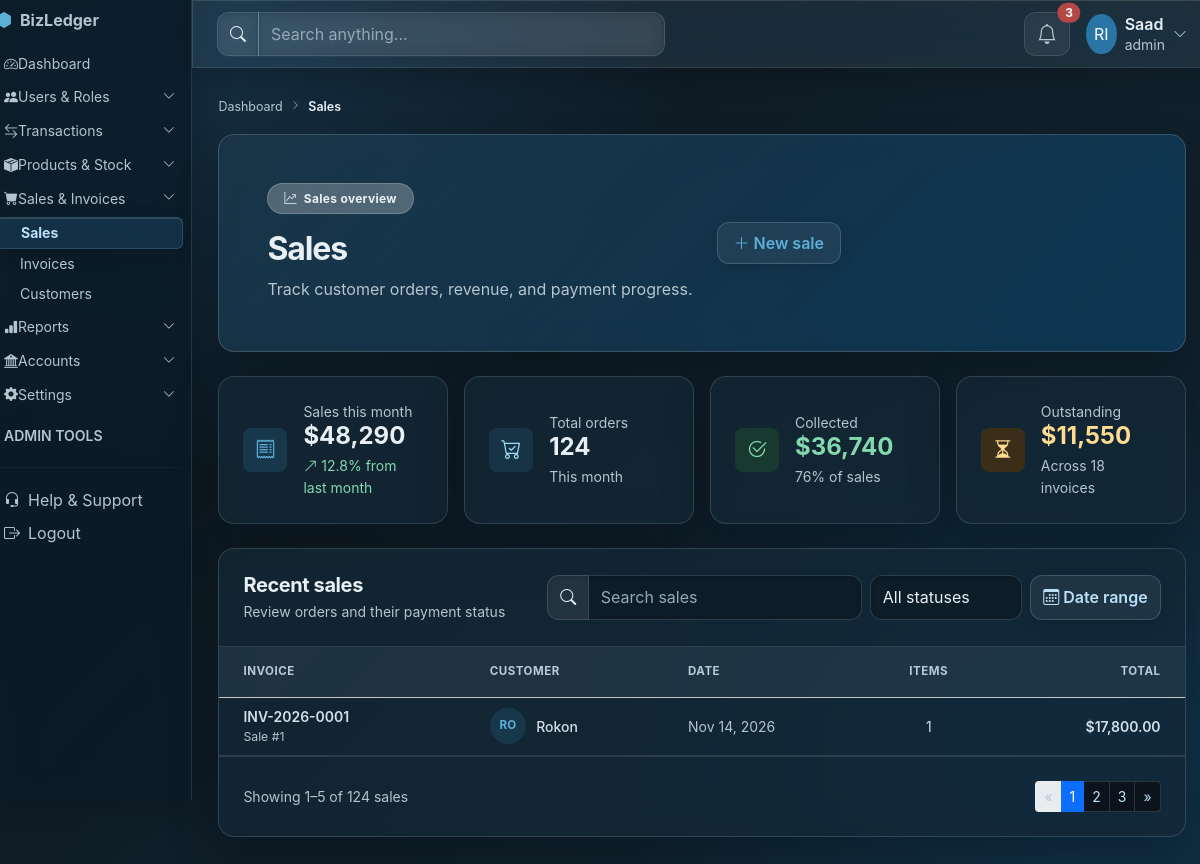
/admin/sales.php (signed in), run on the app's committed database.
### tables this page shows
CREATE TABLE `sales` (
  `sale_id` int UNSIGNED NOT NULL,
  `company_id` int UNSIGNED NOT NULL,
  `customer_id` int UNSIGNED NOT NULL,
  `invoice_number` varchar(50) NOT NULL,
  `sale_date` date NOT NULL,
  `subtotal` decimal(15,2) NOT NULL DEFAULT '0.00',
  `discount` decimal(15,2) NOT NULL DEFAULT '0.00',
  `tax_amount` decimal(15,2) NOT NULL DEFAULT '0.00',
  `total_amount` decimal(15,2) NOT NULL DEFAULT '0.00',
  `status` enum('DRAFT','POSTED','PARTIAL','PAID','CANCELLED') NOT NULL DEFAULT 'DRAFT',
  `journal_id` int UNSIGNED DEFAULT NULL,
  `created_at` timestamp NOT NULL DEFAULT CURRENT_TIMESTAMP
);

CREATE TABLE `customers` (
  `customer_id` int UNSIGNED NOT NULL,
  `company_id` int UNSIGNED NOT NULL,
  `customer_name` varchar(150) NOT NULL,
  `phone` varchar(30) DEFAULT NULL,
  `email` varchar(150) DEFAULT NULL,
  `address` text,
  `status` tinyint NOT NULL DEFAULT '1',
  `created_at` timestamp NOT NULL DEFAULT CURRENT_TIMESTAMP,
  `updated_at` timestamp NOT NULL DEFAULT CURRENT_TIMESTAMP ON UPDATE CURRENT_TIMESTAMP
);

### admin/sales.php (the view, shortened to what this page needs)
<?php
include_once 'assets/db/bdconfig.php';
$company_id = (int) ($_SESSION['company_id'] ?? 1);
$sales = $conn -> query("SELECT s.*, c.customer_name, (SELECT COUNT(*) FROM sales_items si WHERE si.sale_id = s.sale_id) AS items
FROM sales s LEFT JOIN customers c ON c.customer_id = s.customer_id
WHERE s.company_id = '$company_id' ORDER BY s.sale_date DESC, s.sale_id DESC");
?>
<!DOCTYPE html>
<html lang="en">
<head>
    <link href="https://cdn.jsdelivr.net/npm/bootstrap@5.3.3/dist/css/bootstrap.min.css" rel="stylesheet">
    <link href="https://cdn.jsdelivr.net/npm/bootstrap-icons@1.11.3/font/bootstrap-icons.css" rel="stylesheet">
    <link href="assets/css/dashboard-shared.css" rel="stylesheet">
    <link href="assets/css/inventory.css" rel="stylesheet">
    <link href="assets/css/sales-invoices.css" rel="stylesheet">
    <link href="assets/css/glassmorphism.css" rel="stylesheet">
</head>
<body class="bg-body-tertiary dashboard-page inventory-page commerce-page">
    <div class="container-fluid px-0">
        <div class="row min-vh-100">
            <div class="col-lg-3 col-xl-2 p-0 bg-dark">
                <?php include 'include/adminsidebar.php'; ?>
            </div>
            <main class="col-12 col-lg-9 col-xl-10 p-0">
                <?php include 'include/adminheadbar.php'; ?>
                <div class="p-3 p-md-4 p-xl-5">
                    <nav class="inventory-breadcrumb mb-3" aria-label="Breadcrumb">
                        <a href="dashboard_admin.php" class="text-decoration-none">Dashboard</a>
                        <i class="bi bi-chevron-right mx-2" aria-hidden="true"></i>
                        <span aria-current="page">Sales</span>
                    </nav>
                    <section class="inventory-hero commerce-hero sales-hero rounded-4 shadow-sm text-white p-4 p-lg-5 mb-4">
                        <div class="d-flex flex-column flex-md-row justify-content-between align-items-md-center gap-4">
                            <div>
                                <span class="badge rounded-pill bg-white bg-opacity-25 text-white px-3 py-2 mb-3"><i class="bi bi-graph-up-arrow me-1" aria-hidden="true"></i> Sales overview</span>
                                <h1 class="h2 fw-bold mb-2">Sales</h1>
                                <p class="mb-0 text-white-50">Track customer orders, revenue, and payment progress.</p>
                            </div>
                            <button class="btn btn-light text-primary fw-semibold px-3 py-2 text-nowrap" type="button" data-bs-toggle="modal" data-bs-target="#newSaleModal">
                                <i class="bi bi-plus-lg me-1" aria-hidden="true"></i>New sale
                            </button>
                        </div>
                    </section>
                    <section class="row g-3 mb-4" aria-label="Sales summary">
                        <div class="col-12 col-sm-6 col-xl-3">
                            <article class="card inventory-stat rounded-4 h-100"><div class="card-body d-flex align-items-center gap-3 p-4"><span class="inventory-stat-icon rounded-3 bg-primary-subtle text-primary"><i class="bi bi-receipt" aria-hidden="true"></i></span><div><div class="small text-secondary">Sales this month</div><div class="h4 fw-bold mb-0">$48,290</div><div class="small text-success mt-1"><i class="bi bi-arrow-up-right" aria-hidden="true"></i> 12.8% from last month</div></div></div></article>
                        </div>
                        <div class="col-12 col-sm-6 col-xl-3">
                            <article class="card inventory-stat rounded-4 h-100"><div class="card-body d-flex align-items-center gap-3 p-4"><span class="inventory-stat-icon rounded-3 bg-info-subtle text-info-emphasis"><i class="bi bi-cart-check" aria-hidden="true"></i></span><div><div class="small text-secondary">Total orders</div><div class="h4 fw-bold mb-0">124</div><div class="small text-secondary mt-1">This month</div></div></div></article>
                        </div>
                        <div class="col-12 col-sm-6 col-xl-3">
                            <article class="card inventory-stat rounded-4 h-100"><div class="card-body d-flex align-items-center gap-3 p-4"><span class="inventory-stat-icon rounded-3 bg-success-subtle text-success"><i class="bi bi-check2-circle" aria-hidden="true"></i></span><div><div class="small text-secondary">Collected</div><div class="h4 fw-bold text-success mb-0">$36,740</div><div class="small text-secondary mt-1">76% of sales</div></div></div></article>
                        </div>
                        <div class="col-12 col-sm-6 col-xl-3">
                            <article class="card inventory-stat rounded-4 h-100"><div class="card-body d-flex align-items-center gap-3 p-4"><span class="inventory-stat-icon rounded-3 bg-warning-subtle text-warning-emphasis"><i class="bi bi-hourglass-split" aria-hidden="true"></i></span><div><div class="small text-secondary">Outstanding</div><div class="h4 fw-bold text-warning-emphasis mb-0">$11,550</div><div class="small text-secondary mt-1">Across 18 invoices</div></div></div></article>
                        </div>
                    </section>
                    <section class="card inventory-panel rounded-4 overflow-hidden" aria-labelledby="sales-list-title">
                        <div class="d-flex flex-column flex-xl-row justify-content-between align-items-xl-center gap-3 p-3 p-md-4 border-bottom">
                            <div><h2 class="h5 fw-bold mb-1" id="sales-list-title">Recent sales</h2><p class="small text-secondary mb-0">Review orders and their payment status</p></div>
                            <div class="d-flex flex-column flex-sm-row gap-2 inventory-filters">
                                <label class="input-group"><span class="input-group-text bg-white"><i class="bi bi-search" aria-hidden="true"></i></span><input class="form-control" type="search" placeholder="Search sales" aria-label="Search sales"></label>
                                <select class="form-select" aria-label="Filter sales by status"><option selected>All statuses</option><option>Paid</option><option>Partially paid</option><option>Posted</option><option>Draft</option></select>
                                <button class="btn btn-outline-secondary text-nowrap" type="button"><i class="bi bi-calendar3 me-1" aria-hidden="true"></i>Date range</button>
                            </div>
                        </div>
                        <div class="table-responsive">
                            <table class="table table-hover align-middle inventory-table commerce-table mb-0">
                                <thead class="table-light">
                                    <tr>
                                        <th scope="col" class="ps-4 py-3">Invoice</th>
                                        <th scope="col" class="py-3">Customer</th>
                                        <th scope="col" class="py-3">Date</th>
                                        <th scope="col" class="py-3 text-center">Items</th>
                                        <th scope="col" class="pe-4 py-3 text-end">Total</th>
                                    </tr>
                                </thead>
                                <tbody>
                                    <?php while($row = $sales -> fetch_assoc()){ ?>
                                    <tr>
                                        <td class="ps-4"><div class="fw-semibold"><?= htmlspecialchars($row['invoice_number']) ?></div><div class="small text-secondary">Sale #<?= $row['sale_id'] ?></div></td>
                                        <td><div class="customer-cell"><span class="customer-avatar bg-primary-subtle text-primary"><?= htmlspecialchars(strtoupper(substr($row['customer_name'] ?? '?', 0, 2))) ?></span><span class="fw-medium"><?= htmlspecialchars($row['customer_name'] ?? 'Unknown') ?></span></div></td>
                                        <td class="text-secondary text-nowrap"><?= date('M d, Y', strtotime($row['sale_date'])) ?></td>
                                        <td class="text-center"><?= $row['items'] ?></td>
                                        <td class="pe-4 text-end fw-semibold">$<?= number_format($row['total_amount'], 2) ?></td>
                                    </tr>
                                    <?php } ?>
                                </tbody>
                            </table>
                        </div>
                        <div class="d-flex flex-column flex-sm-row justify-content-between align-items-center gap-3 p-3 p-md-4 border-top">
                            <span class="small text-secondary">Showing 1–5 of 124 sales</span>
                            <nav aria-label="Sales pages"><ul class="pagination pagination-sm mb-0"><li class="page-item disabled"><a class="page-link" href="#" aria-label="Previous page"><span aria-hidden="true">&laquo;</span></a></li><li class="page-item active" aria-current="page"><a class="page-link" href="#">1</a></li><li class="page-item"><a class="page-link" href="#">2</a></li><li class="page-item"><a class="page-link" href="#">3</a></li><li class="page-item"><a class="page-link" href="#" aria-label="Next page"><span aria-hidden="true">&raquo;</span></a></li></ul></nav>
                        </div>
                    </section>
                </div>
            </main>
        </div>
    </div>
</body>
</html>

### admin/assets/css/dashboard-shared.css (style rules this page uses)
:root { --dashboard-ink: #17233c; --dashboard-muted: #68758b; }
body.dashboard-page { color: var(--dashboard-ink); background: #f5f7fb; }

### admin/assets/css/inventory.css (style rules this page uses)
.inventory-page { --inventory-ink: #17233c; --inventory-muted: #68758b; --inventory-border: #e6ebf3; color: var(--inventory-ink); background: radial-gradient(ellipse at 92% 10%, rgba(49, 89, 201, .045), transparent 28rem), #f5f7fb; }
.inventory-page main > .p-3 { padding-top: 1.5rem !important; }
.inventory-breadcrumb { display: flex; align-items: center; min-height: 1.5rem; color: #8a95a8; font-size: .78rem; }
.inventory-breadcrumb a { color: #68758b; }
.inventory-breadcrumb i { font-size: .6rem; }
.inventory-breadcrumb [aria-current="page"] { color: #34425b; font-weight: 600; }
.inventory-hero { position: relative; overflow: hidden; min-height: 13rem; display: flex; align-items: center; border: 1px solid rgba(255, 255, 255, .16); background: radial-gradient(circle at 88% 18%, rgba(255, 255, 255, .18), transparent 25%), linear-gradient(120deg, #173b8f, #3159c9 62%, #4777df); box-shadow: 0 .75rem 2rem rgba(35, 67, 151, .16) !important; }
.inventory-hero h1 { letter-spacing: -.035em; }
.inventory-hero p { max-width: 34rem; line-height: 1.65; }
.inventory-hero .badge { border: 1px solid rgba(255, 255, 255, .2); letter-spacing: .025em; }
.inventory-hero .btn { border: 0; box-shadow: 0 .35rem 1rem rgba(15, 35, 83, .12); transition: transform .18s ease, box-shadow .18s ease; }
.inventory-stat, .inventory-panel { border: 1px solid var(--inventory-border); box-shadow: 0 .25rem .75rem rgba(23, 35, 60, .035); }
.inventory-stat-icon { display: inline-flex; width: 2.75rem; height: 2.75rem; align-items: center; justify-content: center; flex: 0 0 auto; font-size: 1.25rem; }
.inventory-panel { border-radius: 1rem !important; }
.inventory-filters { width: 100%; }
.inventory-filters .input-group { flex: 1 1 15rem; min-width: 12rem; }
.inventory-filters .form-select { flex: 0 0 auto; width: auto; min-width: 9.5rem; }
.inventory-filters .form-control, .inventory-filters .form-select, .inventory-filters .input-group-text { border-color: #dfe5ef; }
.inventory-table thead th { color: #68758b; font-size: .72rem; font-weight: 700; letter-spacing: .045em; text-transform: uppercase; white-space: nowrap; }
.inventory-table td { color: #34425b; font-size: .875rem; }
@media (min-width: 1200px) { .inventory-filters { width: auto; } }

### admin/assets/css/sales-invoices.css (style rules this page uses)
.commerce-page { color: #17233c; }
.commerce-hero { background: radial-gradient(circle at 88% 18%, rgba(255, 255, 255, .18), transparent 25%), linear-gradient(120deg, #173b8f, #3159c9 62%, #4777df); }
.sales-hero { background: radial-gradient(circle at 88% 18%, rgba(255, 255, 255, .17), transparent 25%), linear-gradient(120deg, #16458d, #3159c9 58%, #567ce1); }
.commerce-table thead th { white-space: nowrap; }
.commerce-table td { white-space: nowrap; }
.customer-cell { display: inline-flex; align-items: center; gap: .65rem; }
.customer-avatar { display: inline-flex; width: 2.25rem; height: 2.25rem; align-items: center; justify-content: center; flex: 0 0 auto; border-radius: 50%; font-size: .72rem; font-weight: 700; }

### data on the page
sales: invoice_number "INV-2026-0001", sale_id "1", customer.customer_name "RO", customer.customer_name "Rokon", sale_date "Nov 14, 2026", items "1", total_amount "17,800.00"

### other printed values
$_SESSION['name'] "Saad"
$_SESSION['role'] "admin"
